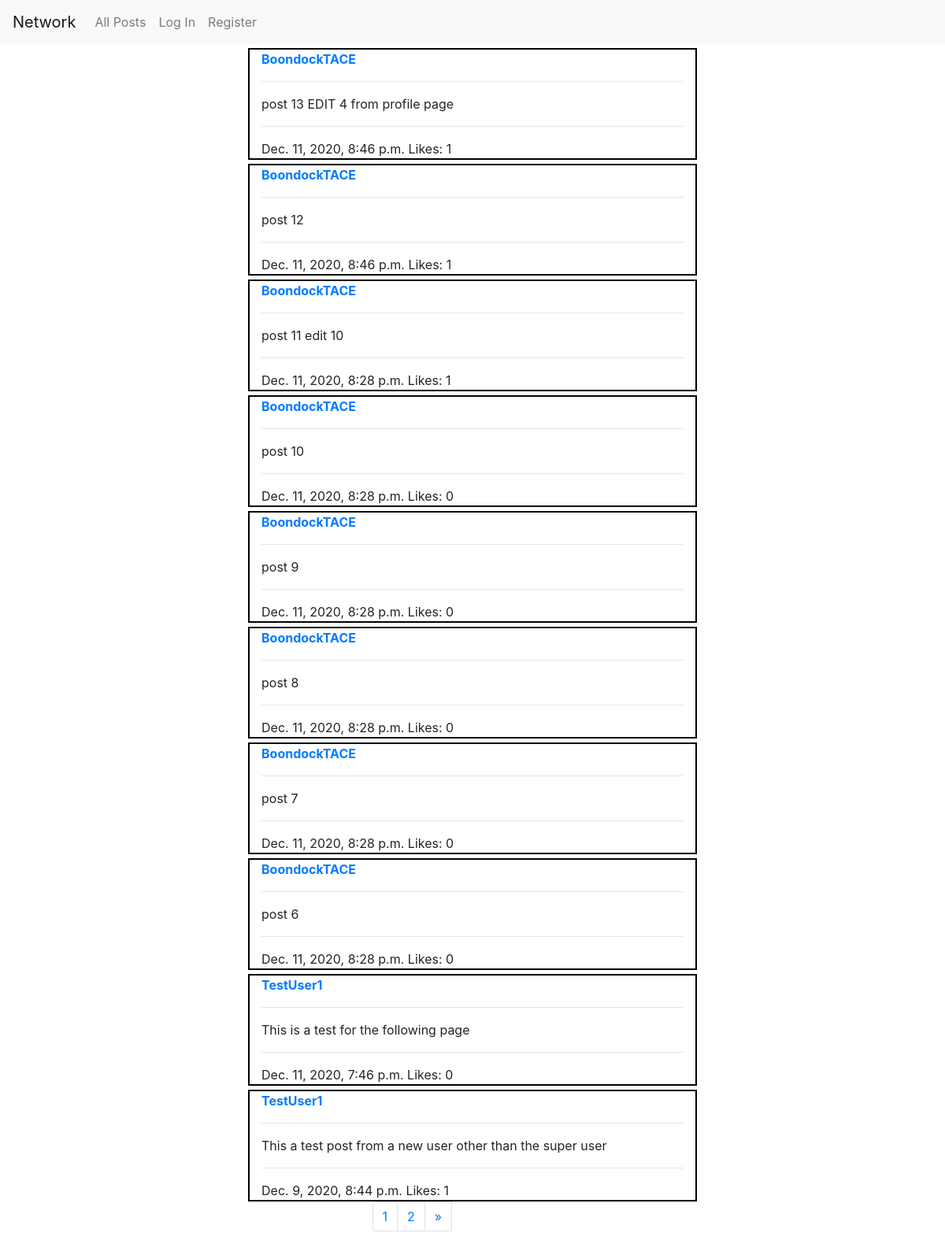
Before: / with the older database file.
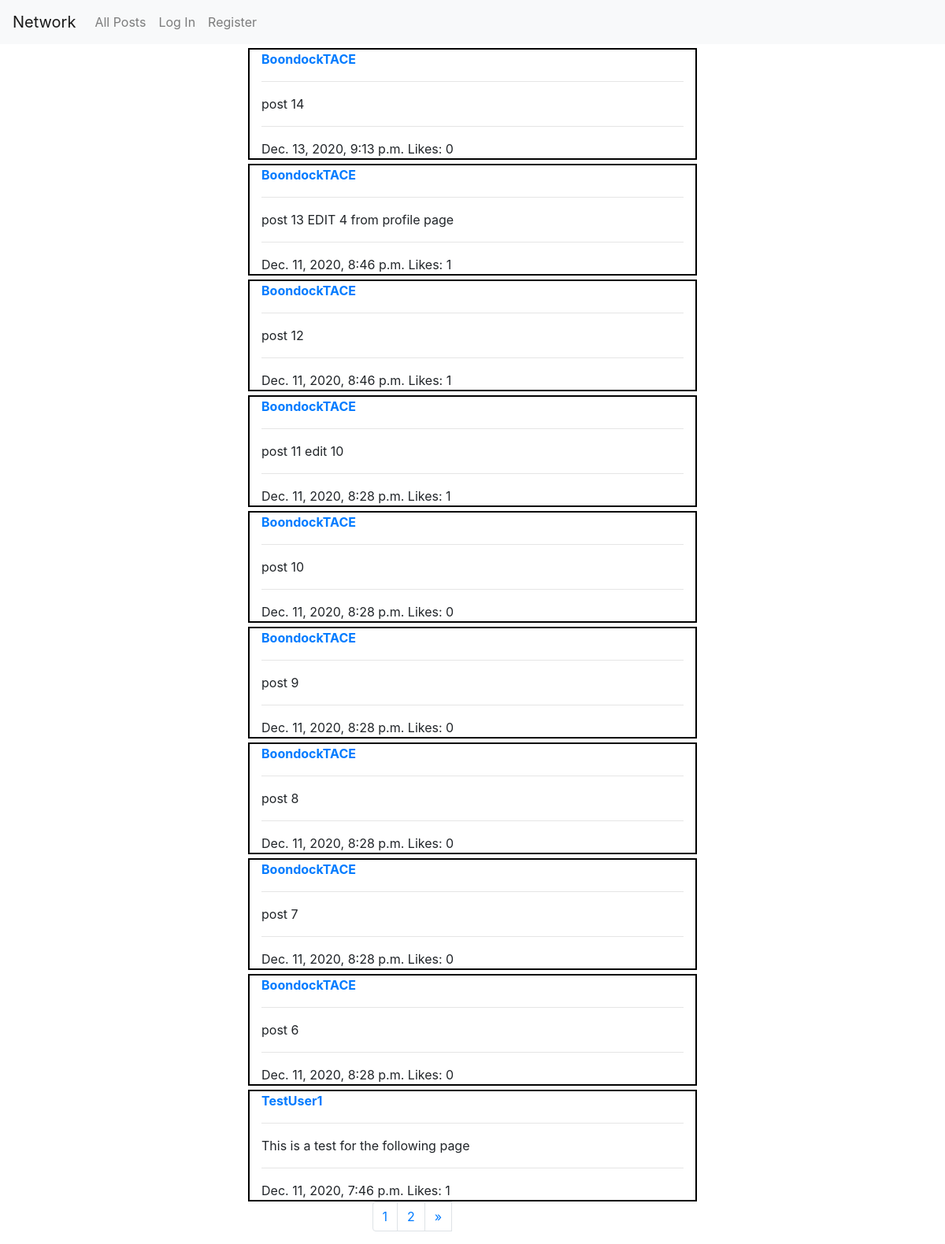
After: the same page with the newer database file.
### network/models.py (models this page shows, shortened)
class Post(models.Model):
    user=models.ForeignKey(User,on_delete=models.CASCADE,related_name="User_Post")
    Contend=models.CharField(max_length=300)
    Date=models.DateTimeField(auto_now_add=True)
    like=models.ManyToManyField(User,blank=True,related_name="Post_likes")

class User(AbstractUser):
    pass

### network/views.py (the view)
# urls.py: path("", views.index, name="index"),
def index(request):
    if request.method== "POST":
        userPosting=request.user
        NewPost=Post()
        NewPost.user=userPosting
        NewPost.Contend=request.POST["NewPost"]
        NewPost.save()
        return HttpResponseRedirect(reverse("index"))
    else:
        posts=Post.objects.all().order_by("-Date")
        paginator=Paginator(posts,10)
        page_number=request.GET.get("page")
        page_obj=paginator.get_page(page_number)
        context={"page_obj":page_obj,"posts":posts,"paginator":paginator}
        return render(request, "network/index.html",context)

### network/templates/network/index.html (shortened to what the changed rows need)
{% extends "network/layout.html" %}
{% load static %}
{% block body %}
    {% for post in page_obj %}
        {% if request.user.id == post.user.id %}
            <div class="container">
                <div class="row h-100 justify-content-center aling-items-center">
                    <div class="Post col-sm-6" id="post-{{ post.id }}">
                        <div id="user-{{post.user.id}}">
                            <strong><a href="{% url 'Profile' post.user.id %}">{{post.user.username}}</a></strong>
                            <hr>
                            <div id="text-Contend">
                                <p id="p_text_contend_{{ post.id }}">{{post.Contend}}</p>
                                <textarea  style="display: none;" id="texarea_text_contend_{{ post.id }}" cols="50" rows="5">{{post.Contend}}</textarea>
                            </div>
                            <div class="Post-Date-Span" id="Post-time">
                            <hr>
                            {{post.Date}}
                            {% if request.user in post.like.all %}
                            {% if user.is_authenticated %}  <button id="like-btn-{{ post.id }}" class="btn btn-outline-secondary Likebtn" data-Liked="yes" data-post_id="{{ post.id }}">Dislike</button> {% endif %} <span>Likes: </span> <span id="like-count-{{ post.id }}">{{post.like.count}}</span>
                            {% else %}
                            {% if user.is_authenticated %}   <button id="like-btn-{{ post.id }}" class="btn btn-outline-secondary Likebtn" data-Liked="no" data-post_id="{{ post.id }}">Like</button> {% endif %} <span>Likes: </span> <span id="like-count-{{ post.id }}">{{post.like.count}}</span>
                            {% endif %}
                            </div>
                            <div class="text-right">
                                <button type="submit" id="editpost-{{ post.id }}" class="btn btn-warning EditPost" data-post_id="{{ post.id }}">Edit</button>
                                <button style="display: none;" type="submit" id="savepost-{{ post.id }}" class="btn btn-warning SavePost" data-post_id="{{ post.id }}">Save</button>
                            </div>
                        </div>
                    </div>
                </div>
            </div>
        {% else %}
            <div class="container">
                <div class="row h-100 justify-content-center aling-items-center">
                    <div class="Post col-sm-6" id="post-{{ post.id }}">
                        <div id="user-{{post.user.id}}">
                            <strong><a href="{% url 'Profile' post.user.id %}">{{post.user.username}}</a></strong>
                            <hr>
                            <div id="text-Contend">
                                <p>{{post.Contend}}</p>
                                <div class="Post-Date-Span" id="Post-time">
                                <hr>
                                    {{post.Date}}
                                    {% if request.user in post.like.all %}
                                    {% if user.is_authenticated %}   <button id="like-btn-{{ post.id }}" class="btn btn-outline-secondary Likebtn" data-Liked="yes" data-post_id="{{ post.id }}">Dislike</button> {% endif %} <span>Likes: </span> <span id="like-count-{{ post.id }}">{{post.like.count}}</span>
                                    {% else %}
                                    <span>Likes: </span> <span id="like-count-{{ post.id }}">{{post.like.count}}</span>
                                    {% endif %}
                                </div>
                            </div>
                        </div>
                    </div>
                </div>
            </div>
        {% endif %}
    {% endfor %}
    <div class="container">
        <div class="row h-100 justify-content-center aling-items-center">
            <div class="col-sm-3">
                <nav aria-label="Page navigation example">
                    <ul class="pagination">
                        {% for page in paginator %}
                            <li class="page-item"><a class="page-link" href="?page={{ page.number }}">{{ page.number }}</a></li>
                        {% endfor %}
                    </ul>
                </nav>
            </div>
        </div>
    </div>
{% endblock %}

Changed rows visible on the page:
no longer on this page (row unchanged): Post: user.username "TestUser1", Contend "This a test post from a new user other than the super user", Date "Dec. 9, 2020, 8:44 p.m.", like.count "1"
added Post: user.username "BoondockTACE", Contend "post 14", Date "Dec. 13, 2020, 9:13 p.m.", like.count "0"
computed for Post "This is a test for the following page": like.count "0" → "1"
